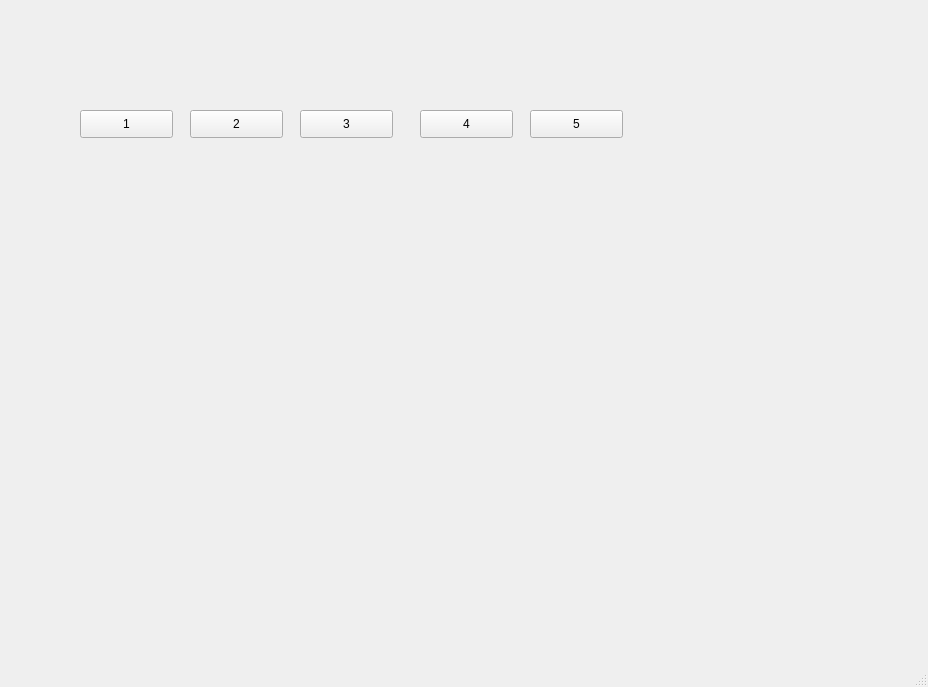
<?xml version="1.0" encoding="UTF-8"?>
<ui version="4.0">
 <class>MainWindow</class>
 <widget class="QMainWindow" name="MainWindow">
  <property name="geometry">
   <rect>
    <x>0</x>
    <y>0</y>
    <width>928</width>
    <height>687</height>
   </rect>
  </property>
  <property name="windowTitle">
   <string>MainWindow</string>
  </property>
  <widget class="QWidget" name="centralwidget">
   <widget class="QPushButton" name="btnWindow1">
    <property name="geometry">
     <rect>
      <x>80</x>
      <y>110</y>
      <width>93</width>
      <height>28</height>
     </rect>
    </property>
    <property name="text">
     <string>1</string>
    </property>
   </widget>
   <widget class="QPushButton" name="btnWindow2">
    <property name="geometry">
     <rect>
      <x>190</x>
      <y>110</y>
      <width>93</width>
      <height>28</height>
     </rect>
    </property>
    <property name="text">
     <string>2</string>
    </property>
   </widget>
   <widget class="QPushButton" name="btnWindow3">
    <property name="geometry">
     <rect>
      <x>300</x>
      <y>110</y>
      <width>93</width>
      <height>28</height>
     </rect>
    </property>
    <property name="text">
     <string>3</string>
    </property>
   </widget>
   <widget class="QPushButton" name="module5Button">
    <property name="geometry">
     <rect>
      <x>530</x>
      <y>110</y>
      <width>93</width>
      <height>28</height>
     </rect>
    </property>
    <property name="text">
     <string>5</string>
    </property>
   </widget>
   <widget class="QPushButton" name="btnWindow4">
    <property name="geometry">
     <rect>
      <x>420</x>
      <y>110</y>
      <width>93</width>
      <height>28</height>
     </rect>
    </property>
    <property name="text">
     <string>4</string>
    </property>
   </widget>
  </widget>
  <widget class="QMenuBar" name="menubar">
   <property name="geometry">
    <rect>
     <x>0</x>
     <y>0</y>
     <width>928</width>
     <height>26</height>
    </rect>
   </property>
  </widget>
  <widget class="QStatusBar" name="statusbar"/>
 </widget>
 <resources/>
 <connections/>
</ui>
